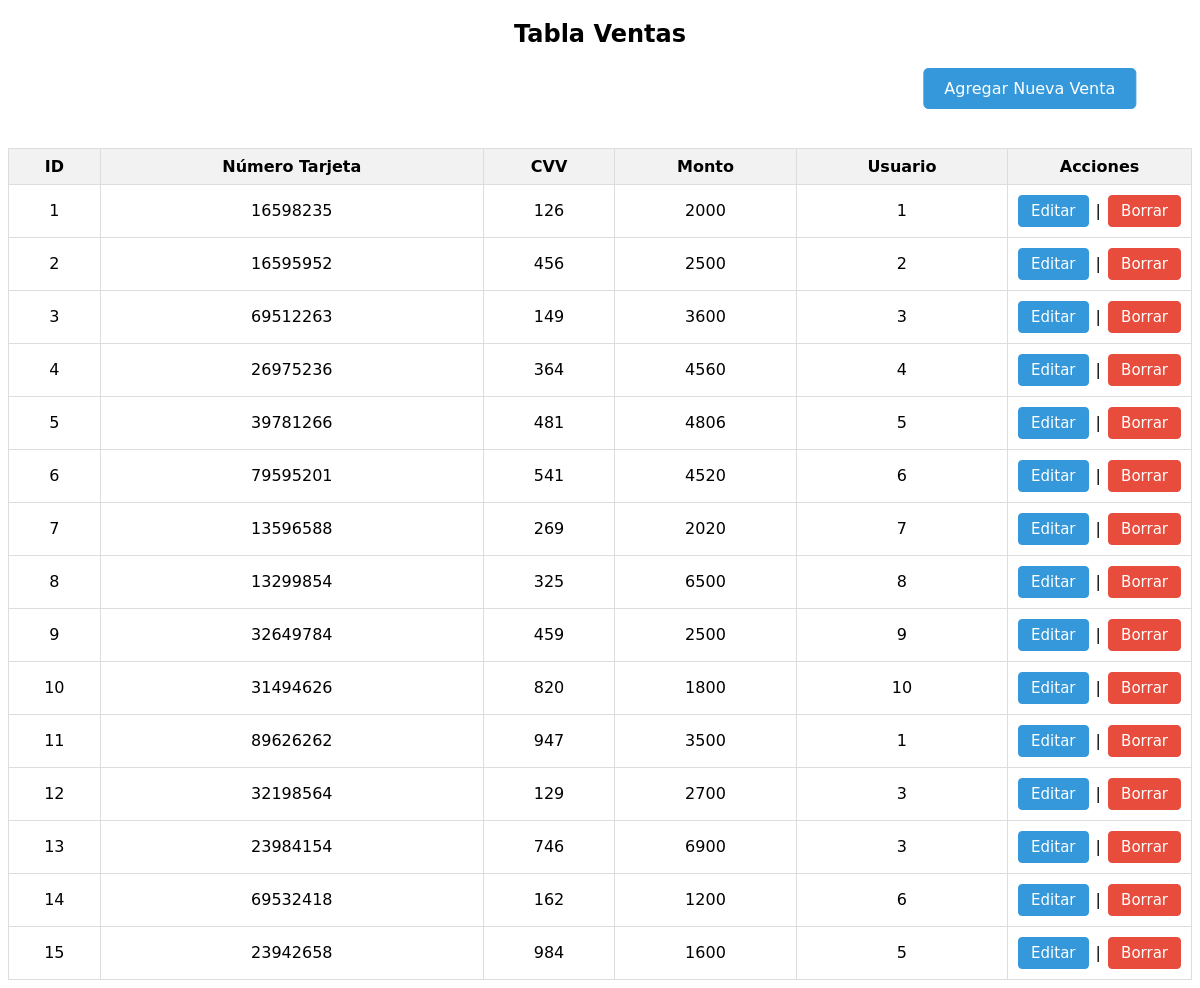
Page /ProyectoMetlife/ventas.php on the committed database.
### tables this page shows
create table ventas(
	id int not null auto_increment,
	numero_tarjeta int not null unique,
	cvv int not null unique, 
	monto float not null,
	usuario int not null,
	index(usuario),
	created_at datetime,
	updated_at datetime null,
	deleted_at datetime null,
	foreign key(usuario) references usuarios(id),
	primary key(id)
);

### ProyectoMetlife/ventas.php (the view, shortened to what this page needs)
<?php
include 'conexion.php';
?>
<!DOCTYPE html>
<html lang="en">
<head>
</head>
<body>
<?php
$sql = "SELECT * FROM ventas";
$result = $conn->query($sql);
echo "<h2>Tabla Ventas</h2>";
echo "<a href='agregar_venta.php' class='button-link'>Agregar Nueva Venta</a><br><br>";
echo "<table>
<tr>
<th>ID</th>
<th>Número Tarjeta</th>
<th>CVV</th>
<th>Monto</th>
<th>Usuario</th>
<th>Acciones</th>
</tr>";
while ($row = $result->fetch_assoc()) {
    echo "<tr>
    <td>{$row['id']}</td>
    <td>{$row['numero_tarjeta']}</td>
    <td>{$row['cvv']}</td>
    <td>{$row['monto']}</td>
    <td>{$row['usuario']}</td>
    <td class='actions'>
        <a class='edit-btn' href='editar_venta.php?id={$row['id']}'>Editar</a>
        |
        <form method='post' action='borrar_venta.php' style='display:inline;'>
            <input type='hidden' name='id' value='{$row['id']}'>
            <input class='delete-btn' type='submit' value='Borrar' onclick='return confirm(\"¿Estás seguro de borrar esta venta?\")'>
        </form>
    </td>
    </tr>";
}
echo "</table>";
?>
</body>
</html>

### ProyectoMetlife/ventas.php (style rules this page uses)
body { font-family: "DejaVu Sans"; }
table { width: 100%; border-collapse: collapse; margin-top: 20px; }
th, td { border: 1px solid #dddddd; text-align: center; padding: 8px; }
th { background-color: #f2f2f2; }
.actions { white-space: nowrap; width: 1%; }
.edit-btn { display: inline-block; padding: 6px 12px; margin: 2px; font-family: "DejaVu Sans"; text-decoration: none; background-color: #3498db; color: #ffffff; border: 1px solid #3498db; border-radius: 4px; cursor: pointer; font-size: 15px; }
.delete-btn { background-color: #e74c3c; border: 1px solid #e74c3c; font-family: "DejaVu Sans"; display: inline-block; padding: 6px 12px; margin: 2px; text-decoration: none; color: #ffffff; border-radius: 4px; font-size: 15px; }
h2 { text-align: center; }
.button-link { display: inline-block; padding: 10px 20px; font-size: 16px; text-align: center; text-decoration: none; background-color: #3498db; color: white; border: 1px solid #3498db; border-radius: 5px; cursor: pointer; transition: background-color 0.3s ease; transform: translate(430%, 0%); }

### rows in the picture
ventas: id "1", numero_tarjeta "16598235", cvv "126", monto "2000", usuario "1"
ventas: id "2", numero_tarjeta "16595952", cvv "456", monto "2500", usuario "2"
ventas: id "3", numero_tarjeta "69512263", cvv "149", monto "3600", usuario "3"
ventas: id "4", numero_tarjeta "26975236", cvv "364", monto "4560", usuario "4"
ventas: id "5", numero_tarjeta "39781266", cvv "481", monto "4806", usuario "5"
ventas: id "6", numero_tarjeta "79595201", cvv "541", monto "4520", usuario "6"
ventas: id "7", numero_tarjeta "13596588", cvv "269", monto "2020", usuario "7"
ventas: id "8", numero_tarjeta "13299854", cvv "325", monto "6500", usuario "8"
ventas: id "9", numero_tarjeta "32649784", cvv "459", monto "2500", usuario "9"
ventas: id "10", numero_tarjeta "31494626", cvv "820", monto "1800", usuario "10"
ventas: id "11", numero_tarjeta "89626262", cvv "947", monto "3500", usuario "1"
ventas: id "12", numero_tarjeta "32198564", cvv "129", monto "2700", usuario "3"
ventas: id "13", numero_tarjeta "23984154", cvv "746", monto "6900", usuario "3"
ventas: id "14", numero_tarjeta "69532418", cvv "162", monto "1200", usuario "6"
ventas: id "15", numero_tarjeta "23942658", cvv "984", monto "1600", usuario "5"
